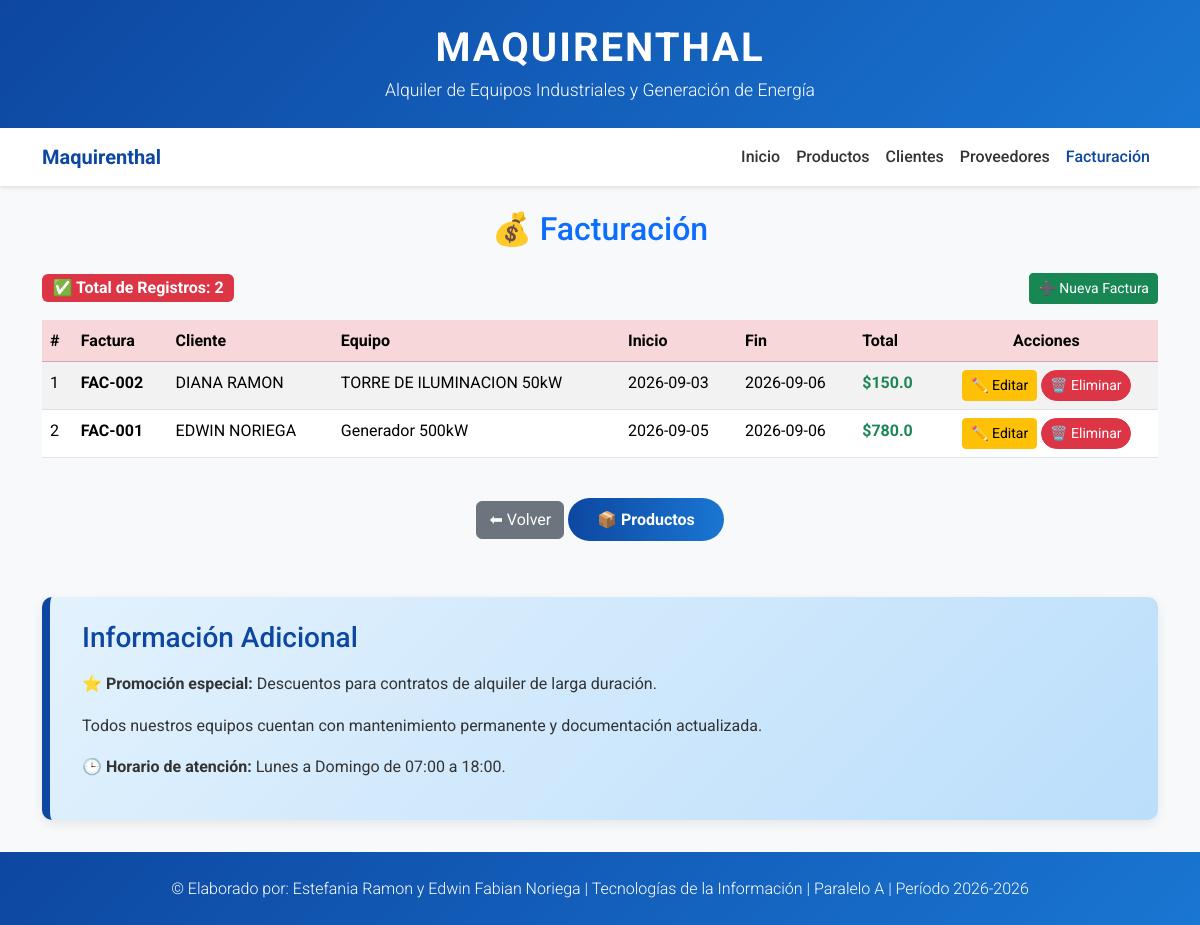
/facturacion, run on the app's committed database.
### tables this page shows
CREATE TABLE facturas (
            id INTEGER PRIMARY KEY AUTOINCREMENT,
            numero TEXT NOT NULL,
            cliente TEXT NOT NULL,
            equipo TEXT NOT NULL,
            inicio TEXT NOT NULL,
            fin TEXT NOT NULL,
            total REAL NOT NULL
        );

### app.py (the view)
@app.route('/facturacion')
def facturacion():
    conn = get_db()
    cursor = conn.cursor()
    cursor.execute('SELECT * FROM facturas ORDER BY id DESC')
    facturas = cursor.fetchall()
    conn.close()
    return render_template('facturacion.html',
                          facturas=facturas,
                          empresa=NOMBRE_EMPRESA)

### app.py (called while the page is built)
def get_db():
    os.makedirs('data', exist_ok=True)
    conn = sqlite3.connect('data/maquirenthal.db')
    conn.row_factory = sqlite3.Row
    return conn

### templates/facturacion.html (shortened to what this page needs)
{% extends "base.html" %}
{% block content %}
<h2 class="text-primary text-center mb-4">💰 Facturación</h2>
<div class="d-flex justify-content-between align-items-center mb-3">
    <span class="badge bg-danger fs-6">✅ Total de Registros: {{ facturas|length }}</span>
    <a href="{{ url_for('factura_nueva') }}" class="btn btn-success btn-sm">➕ Nueva Factura</a>
</div>
<div class="table-responsive">
    <table class="table table-striped table-hover">
        <thead class="table-danger">
            <tr>
                <th>#</th>
                <th>Factura</th>
                <th>Cliente</th>
                <th>Equipo</th>
                <th>Inicio</th>
                <th>Fin</th>
                <th>Total</th>
                <th class="text-center">Acciones</th>
            </tr>
        </thead>
        <tbody>
            {% for f in facturas %}
            <tr>
                <td>{{ loop.index }}</td>
                <td><strong>{{ f['numero'] }}</strong></td>
                <td>{{ f['cliente']|upper }}</td>
                <td>{{ f['equipo'] }}</td>
                <td>{{ f['inicio'] }}</td>
                <td>{{ f['fin'] }}</td>
                <td><span class="fw-bold text-success">${{ f['total']|round(2) }}</span></td>
                <td class="text-center">
                    <a href="{{ url_for('factura_editar', id=f['id']) }}" class="btn btn-warning btn-sm" title="Editar">✏️ Editar</a>
                    <a href="{{ url_for('factura_eliminar', id=f['id']) }}" class="btn btn-danger btn-sm" title="Eliminar" onclick="return confirm('¿Eliminar esta factura?')">🗑️ Eliminar</a>
                </td>
            </tr>
            {% endfor %}
        </tbody>
    </table>
</div>
<div class="text-center mt-4">
    <a href="{{ url_for('index') }}" class="btn btn-secondary">⬅ Volver</a>
    <a href="{{ url_for('productos') }}" class="btn btn-primary">📦 Productos</a>
</div>
{% endblock %}

### static/css/style.css (style rules this page uses)
* { margin: 0; padding: 0; box-sizing: border-box; }
body { font-family: 'Roboto', sans-serif; background-color: #f8f9fa; color: #333; line-height: 1.6; }
.btn-primary { background: linear-gradient(to right, #0d47a1, #1976d2); border: none; border-radius: 25px; padding: 0.6rem 1.8rem; font-weight: 700; transition: all 0.3s ease; }
.btn-danger { border-radius: 20px; transition: all 0.3s ease; }
html { scroll-behavior: smooth; }

### data on the page
facturas: numero "FAC-002", cliente "DIANA RAMON", equipo "TORRE DE ILUMINACION 50kW", inicio "2026-09-03", fin "2026-09-06", total "150.0"
facturas: numero "FAC-001", cliente "EDWIN NORIEGA", equipo "Generador 500kW", inicio "2026-09-05", fin "2026-09-06", total "780.0"

### other printed values
{{ label }} "Inicio" "Productos" "Clientes" "Proveedores" "Facturación"
{{ facturas|length }} "2"
